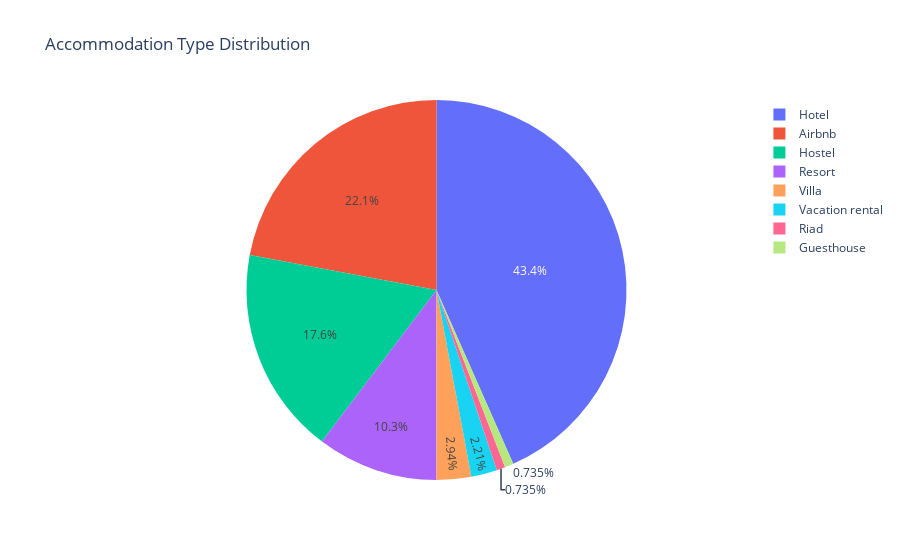

The code cell stored with this chart in its notebook:
### Code cell
# Count the number of trips per accommodation type
trips_per_accommodation_type = df['Accommodation type'].value_counts()

# Create a pie chart
fig = px.pie(values=trips_per_accommodation_type.values, names=trips_per_accommodation_type.index,
             title='Accommodation Type Distribution')
fig.show()

### Figure 1 — Plotly figure (JSON) as saved in the notebook; plotly's stock layout.template omitted (floating-point values rounded to 4 significant figures)
{"data": [{"domain": {"x": [0, 1], "y": [0, 1]}, "hovertemplate": "label=%{label}<br>value=%{value}<extra></extra>", "labels": ["Hotel", "Airbnb", "Hostel", "Resort", "Villa", "Vacation rental", "Riad", "Guesthouse"], "legendgroup": "", "name": "", "showlegend": true, "type": "pie", "values": [59, 30, 24, 14, 4, 3, 1, 1]}], "layout": {"legend": {"tracegroupgap": 0}, "title": {"text": "Accommodation Type Distribution"}}}
